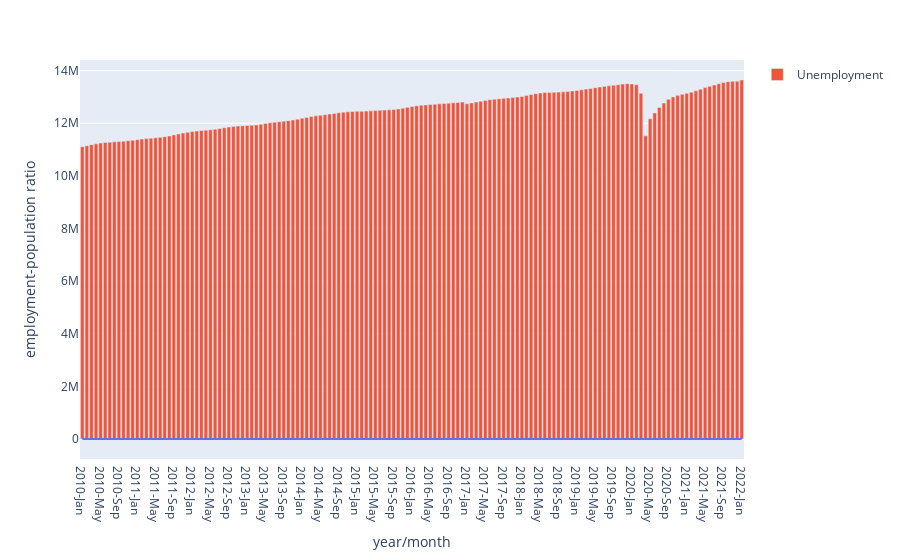

Notebook source saved alongside this figure:
### Markdown cell above
## Emprego Raw e Emprego Rate

### Code cell
fig = px.line(unemployment, x="year/month", y="employment-population ratio")
fig.add_bar(x=unemployment['year/month'], y=unemployment['employment'],name='Unemployment')
fig.show()

### Figure 1 — Plotly figure (JSON) as saved in the notebook; plotly's stock layout.template omitted (floating-point values rounded to 4 significant figures; data arrays with more than 128 entries replaced by an {"elided": "..."} marker saying what was removed)
{"data": [{"hovertemplate": "year/month=%{x}<br>employment-population ratio=%{y}<extra></extra>", "legendgroup": "", "line": {"color": "#636efa", "dash": "solid"}, "marker": {"symbol": "circle"}, "mode": "lines", "name": "", "orientation": "v", "showlegend": false, "type": "scatter", "x": {"elided": "145 str values"}, "xaxis": "x", "y": {"elided": "145 float values"}, "yaxis": "y"}, {"name": "Unemployment", "type": "bar", "x": {"elided": "145 str values"}, "y": {"elided": "145 int values"}}], "layout": {"legend": {"tracegroupgap": 0}, "margin": {"t": 60}, "xaxis": {"anchor": "y", "domain": [0, 1], "title": {"text": "year/month"}}, "yaxis": {"anchor": "x", "domain": [0, 1], "title": {"text": "employment-population ratio"}}}}
